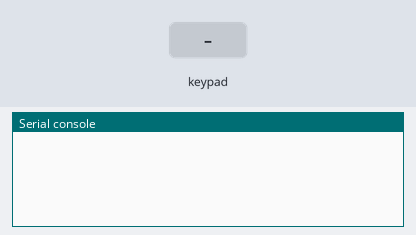
The program below on a simulated MicroPython board. Shown: the last lines printed to the serial console. The inputs (shaded band) are chosen by the test bench.

Above: at 1.2 s.
1.3 s: key '1' pressed
At 1.9 s:
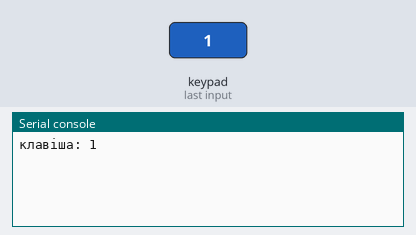
2.8 s: keypad keys 1 2 # pressed 0.4 s apart
At 5.1 s:
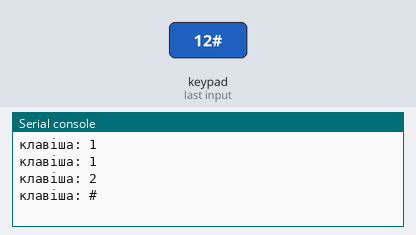
5.5 s: key 'A' pressed
At 6.0 s:
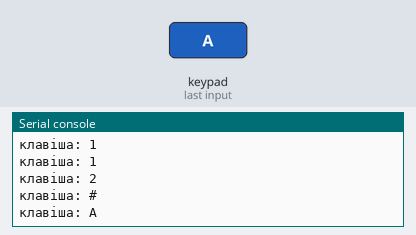
7.0 s: keypad keys 1 2 * pressed 0.4 s apart
At 9.3 s:
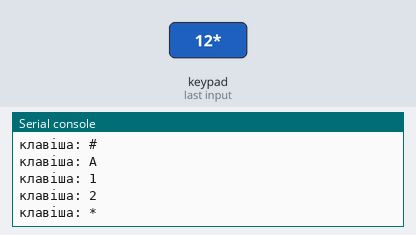
9.7 s: key 'B' pressed
At 10.8 s:
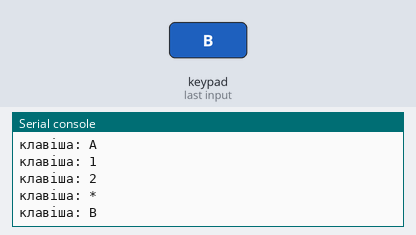
11.2 s: keypad keys 1 2 D pressed 0.4 s apart
At 13.4 s:
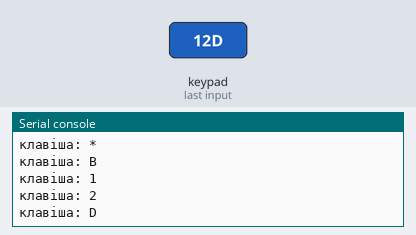

Measured:
- after the input at 1.3 s, the serial console: prints a new line at once (image 1)
- after the input at 2.8 s, the serial console: prints a new line after 0.41 s (image 2)
- after the input at 5.5 s, the serial console: prints a new line at once (image 3)
- after the input at 7.0 s, the serial console: prints a new line at once (image 4)
- after the input at 9.7 s, the serial console: prints a new line at once (image 5)
- after the input at 11.2 s, the serial console: prints a new line at once (image 6)

The program:

main.py
```python
from machine import Pin
import time

ROWS, COLS = 4, 4
row_gp = (9, 8, 7, 6)   # R1..R4
col_gp = (5, 4, 3, 2)   # C1..C4

# що надруковано на клавіатурі: [рядок][стовпець]
keymap = (
    ('1', '2', '3', 'A'),
    ('4', '5', '6', 'B'),
    ('7', '8', '9', 'C'),
    ('*', '0', '#', 'D'),
)

# рядки: входи з підтяжкою, у спокої «1»
rows = [Pin(gp, Pin.IN, Pin.PULL_UP) for gp in row_gp]
# стовпці поки відпущені у вхід (Z)
cols = [Pin(gp, Pin.IN) for gp in col_gp]

def scan_once():
    for c in range(COLS):
        cols[c].init(Pin.OUT)        # цей стовпець беремо виходом
        cols[c].value(0)             # і жену його в «0»
        for r in range(ROWS):
            if rows[r].value() == 0: # рядок упав → тут клавіша
                cols[c].init(Pin.IN) # повертаємо стовпець у Z
                return keymap[r][c]
        cols[c].init(Pin.IN)         # не знайшли — відпускаємо назад у Z
    return None                      # нічого не натиснуто

prev = None
while True:
    k = scan_once()
    if k and k != prev:              # ловимо МОМЕНТ натискання, не утримання
        print("клавіша:", k)
    prev = k
    time.sleep_ms(20)                # грубий антидеренч + не молотимо марно
```
